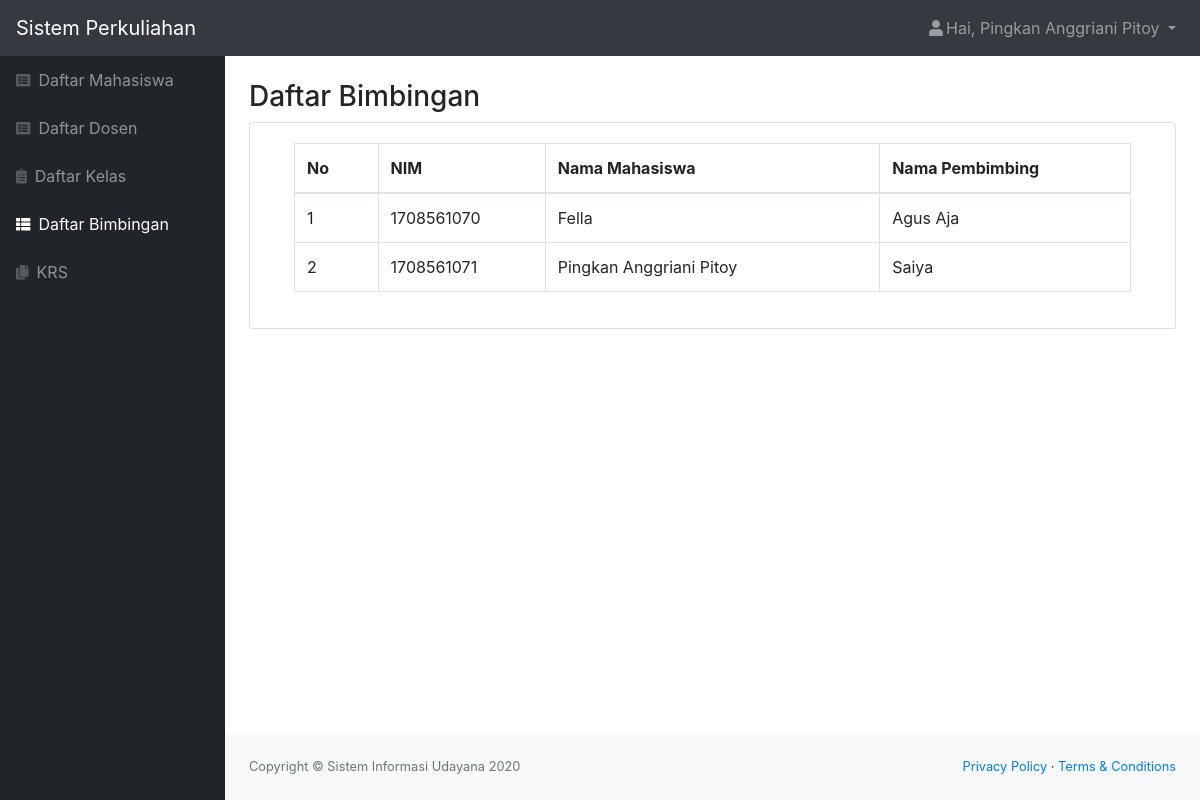
Page /bimbingan.php (signed in) on the committed database.
### tables this page shows
CREATE TABLE `bimbingan` (
  `id_bimbingan` int(11) NOT NULL,
  `id_dosen` int(11) NOT NULL,
  `id_mahasiswa` int(11) NOT NULL
);

CREATE TABLE `mahasiswa` (
  `id_mahasiswa` int(11) NOT NULL,
  `role` char(1) NOT NULL,
  `nim` char(10) NOT NULL,
  `nama` varchar(50) NOT NULL,
  `email` varchar(50) NOT NULL,
  `alamat` varchar(50) NOT NULL,
  `tanggal_lahir` date NOT NULL,
  `status` varchar(20) NOT NULL,
  `password` varchar(300) NOT NULL
);

CREATE TABLE `dosen` (
  `id_dosen` int(11) NOT NULL,
  `role` char(1) NOT NULL,
  `nip` varchar(25) NOT NULL,
  `nidn` char(10) NOT NULL,
  `nama` varchar(50) NOT NULL,
  `email` varchar(50) NOT NULL,
  `alamat` varchar(50) NOT NULL,
  `tanggal_lahir` date NOT NULL,
  `status` varchar(20) NOT NULL,
  `password` varchar(300) NOT NULL
);

### bimbingan.php (the view, shortened to what this page needs)
<?php
include "function.php";
$queryBimbingan = mysqli_query($koneksi, "SELECT bimbingan.id_bimbingan as id_bimbingan, mahasiswa.nim, dosen.nama as namados, mahasiswa.nama as namamah FROM bimbingan INNER JOIN dosen ON bimbingan.id_dosen=dosen.id_dosen INNER JOIN mahasiswa ON bimbingan.id_mahasiswa=mahasiswa.id_mahasiswa ORDER BY mahasiswa.nim asc");
$nama = $_SESSION['nama'];
$role = $_SESSION['role'];
?>
<!DOCTYPE html>
<html lang="en">
    <head>
        <link href="styles.css" rel="stylesheet" />
        <link href="https://cdn.datatables.net/1.10.20/css/dataTables.bootstrap4.min.css" rel="stylesheet" />
    </head>
    <body class="sb-nav-fixed">
        <nav class="sb-topnav navbar navbar-expand navbar-dark bg-dark">
            <a class="navbar-brand" href="index.html">Sistem Perkuliahan</a>
            <ul class="navbar-nav ml-auto">
                <li class="nav-item dropdown">
                    <a class="nav-link dropdown-toggle" id="userDropdown" href="#" role="button" data-toggle="dropdown" aria-haspopup="true" aria-expanded="false"><i class="fas fa-user fa-fw"></i>Hai, <?= $nama; ?> </a>
                </li>
            </ul>
        </nav>
        <div id="layoutSidenav">
            <div id="layoutSidenav_nav">
                <nav class="sb-sidenav accordion sb-sidenav-dark" id="sidenavAccordion">
                    <div class="sb-sidenav-menu">
                        <div class="nav">
                            <a class="nav-link" href="mhs.php"
                                ><div class="sb-nav-link-icon"><i class="fas fa-list-alt"></i></div>
                                Daftar Mahasiswa</a
                            >
                            <a class="nav-link" href="dosen.php"
                                ><div class="sb-nav-link-icon"><i class="fas fa-list-alt"></i></div>
                                Daftar Dosen</a
                            >
                            <a class="nav-link" href="kelas.php"
                                ><div class="sb-nav-link-icon"><i class="fas fa-clipboard-list"></i></div>
                                Daftar Kelas</a
                            >
                            <a class="nav-link active" href="bimbingan.php"
                                ><div class="sb-nav-link-icon"><i class="fas fa-th-list"></i></div>
                                Daftar Bimbingan</a
                            >
                            <?php if($role == "1") { ?>
                            <a class="nav-link" href="krs.php"
                                ><div class="sb-nav-link-icon"><i class="fas fa-copy"></i></div>
                                KRS</a>
                            <?php } ?>
                        </div>
                    </div>
                </nav>
            </div>
            <div id="layoutSidenav_content">
                <main>
                    <div class="container-fluid">
                        <h3 class="mt-4">Daftar Bimbingan</h3>
                        <div class="card mb-4">
                            <div class="card-body">
                                <div class="table-responsive">
                                    <div class="container">
                                        <table class="table table-bordered" id="dataTable" width="100%" cellspacing="0">
                                            <thead>
                                                <tr>
                                                    <th class="col-sm-1">No</th>
                                                    <th class="col-sm-2">NIM</th>
                                                    <th class="col-sm-4">Nama Mahasiswa</th>
                                                    <th class="col-sm-3">Nama Pembimbing</th>
                                                </tr>
                                            </thead>
                                            <?php $i=1;
                                            foreach ($queryBimbingan as $data) : ?>
                                                <tr>
                                                    <td><?= $i++; ?></td>
                                                    <td><?= $data['nim']; ?></td>
                                                    <td><?= $data['namamah']; ?></td>
                                                    <td><?= $data['namados']; ?></td>
                                                </tr>
                                                    <?php endforeach; ?>
                                        </table>
                                    </div>
                                </div>
                            </div>
                        </div>
                    </div>
                </main>
                <footer class="py-4 bg-light mt-auto">
                    <div class="container-fluid">
                        <div class="d-flex align-items-center justify-content-between small">
                            <div class="text-muted">Copyright &copy; Sistem Informasi Udayana 2020</div>
                            <div>
                                <a href="#">Privacy Policy</a>
                                &middot;
                                <a href="#">Terms &amp; Conditions</a>
                            </div>
                        </div>
                    </div>
                </footer>
            </div>
        </div>
    </body>
</html>

### rows in the picture
bimbingan: id_mahasiswa.nim "1708561070", id_mahasiswa.nama "Fella", id_dosen.nama "Agus Aja"
bimbingan: id_mahasiswa.nim "1708561071", id_mahasiswa.nama "Pingkan Anggriani Pitoy", id_dosen.nama "Saiya"

### other values in the picture
$nama "Pingkan Anggriani Pitoy"
